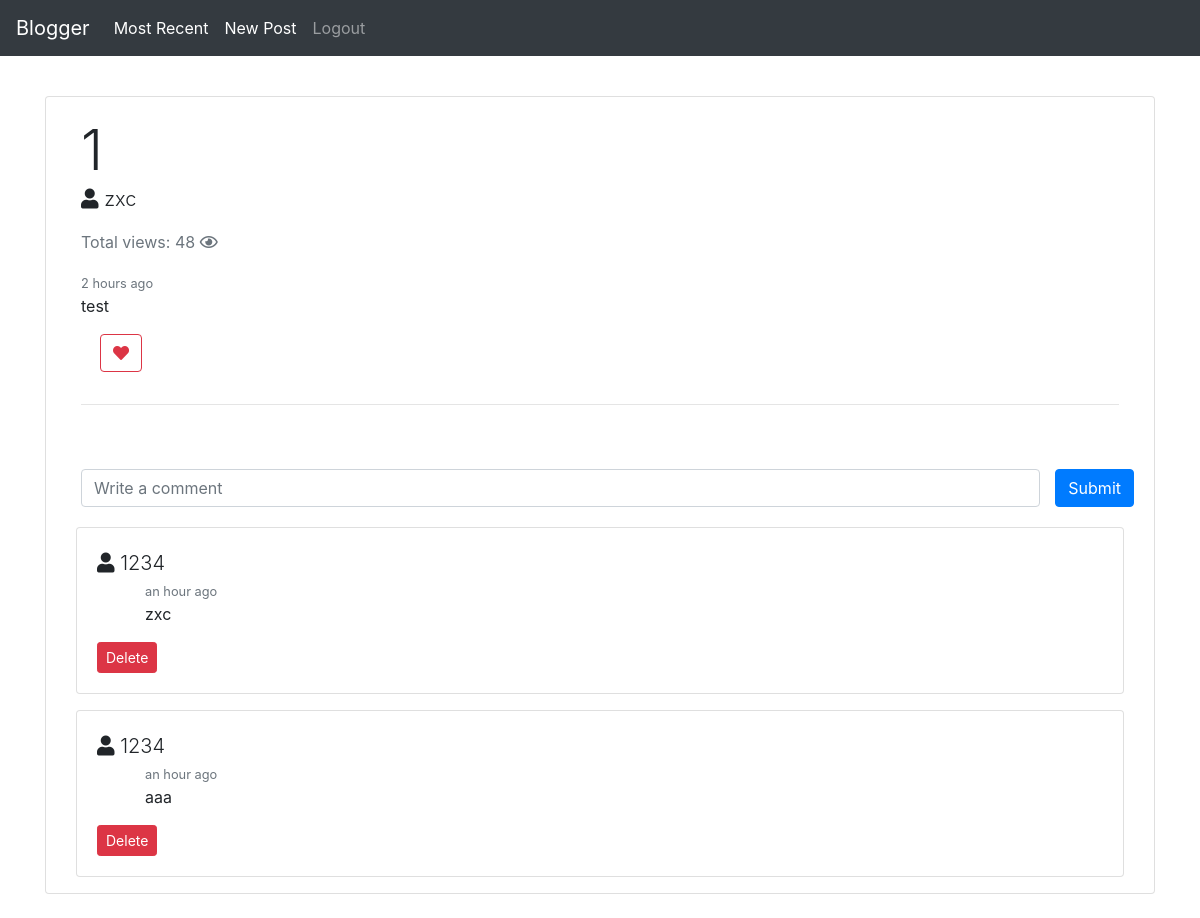
Screenshot of /post/1 (signed in) with the database file from the repository.
### app.py (models this page shows, shortened)
class Blog(db.Model):
    __tablename__ = "blogs"
    id = db.Column(db.Integer, primary_key=True)
    title = db.Column(db.String(200), nullable=False)
    content = db.Column(db.String, nullable=False)
    author = db.Column(db.String(20), nullable=False)
    user_id = db.Column(db.Integer, db.ForeignKey('users.id'))
    created = db.Column(db.DateTime(timezone=True), server_default=db.func.now())
    view_count = db.Column(db.Integer, default=0)

class User(UserMixin, db.Model):
    __tablename__ = "users"
    id = db.Column(db.Integer, primary_key=True)
    username = db.Column(db.String(100), nullable=False, unique=True)
    password = db.Column(db.String(100), nullable=False, unique=True)
    posts = db.relationship('Blog', backref = "user", lazy = True)
    likes_posts = db.relationship('Blog', secondary = "likes",backref = "likes", lazy = True)

class Comment(db.Model):
    id = db.Column(db.Integer, primary_key=True)
    content = db.Column(db.String, nullable=False)
    post_id = db.Column(db.Integer, nullable=False)
    author = db.Column(db.String(20), nullable=False)
    created = db.Column(db.DateTime(timezone=True), server_default=db.func.now())

### app.py (the view, shortened to what this page needs)
@app.route('/post/<id>', methods=['GET', 'POST'])
def crud_entry(id):
    print("id", id)
    action = request.args.get('action')
    comments = Comment.query.filter_by(post_id=id).all()
    post = Blog.query.get(id)
    post.view_count += 1
    db.session.add(post)
    db.session.commit()
    comment = Comment.query.get(id)
    return render_template("views/viewpost.html", post=post, comments=comments)
    return "You don't have permission to do that."

### app.py (called while the page is built)
@login_manager.user_loader
def load_user(user_id):
    return User.query.get(user_id)

### templates/views/viewpost.html (shortened to what this page needs)
{% include "/navbar.html" %}
<div class="container pt-5">
  <div class="pt-5">
    <div class="container card mb-4">
      <div class="card-body">
        <a class="display-4">{{ post.title }}</a>
        <p class="lead"><i class="fas fa-user"></i> {{ post.user.username }}</p>
        <p class="text-muted">
          Total views: {{post.view_count}} <i class="far fa-eye"></i>
        </p>
        <small class="text-muted">{{moment(post.created).fromNow()}}</small>
        <p class="card-text">{{ post.content }}</p>
        <div
          class="container d-flex justify-content-between pb-3 custom-button"
        >
          <div>
            {% if not post in current_user.likes_posts %}
            <form
              method="POST"
              action="{{url_for('crud_entry', id=post.id, action='like')}}"
            >
              <button type="submit" class="btn btn-outline-danger mx-1">
                <i class="far fa-heart"></i>
              </button>
            </form>
            {% else %}
            <form
              method="POST"
              action="{{url_for('crud_entry', id=post.id, action='unlike')}}"
            >
              <button type="submit" class="btn btn-outline-danger mx-1">
                <i class="fas fa-heart"></i>
              </button>
            </form>
            {% endif %}
          </div>
            {% if current_user.is_authenticated %}
        </div>
        <hr />
        <form
          class="pt-5"
          action="{{url_for('crud_entry', id=post.id, action='postcomment')}}"
          method="POST"
        >
          <div class="row">
            <div class="col">
              <input
                type="text"
                autocomplete="off"
                name="commentcontent"
                class="form-control"
                placeholder="Write a comment"
              />
            </div>
            <div>
              <button class="btn btn-primary">Submit</button>
            </div>
          </div>
        </form>
        {% endif %}
      </div>
      {% if comments%} {% for comment in comments %}
      <div class="container">
        <div class="card media mb-3">
          <div class="media-body card-body">
            <div class="lead">
              <i class="fas fa-user"></i> {{comment.author}}
            </div>
            <small class="text-muted media-text ml-5"
              >{{moment(comment.created).fromNow()}}</small
            >
            <p class="media-text ml-5">{{comment.content}}</p>
            {% if current_user.is_authenticated %} {% if comment.author ==
            current_user.username %}
            <form
              action="{{url_for('crud_entry', id=post.id, action='deletecomment')}}"
              method="POST"
            >
              <button
                type="submit"
                value="{{comment.id}}"
                name="commentid"
                class="btn btn-sm btn-danger"
              >
                Delete
              </button>
            </form>
            {% endif %} {% endif %}
          </div>
        </div>
      </div>
      {% endfor %} {% endif %}
    </div>
  </div>
</div>
{% include "/footer.html" %}

### rows the page displays
Blog: title "1", view_count "48", created "2 hours ago", content "test"
User: user.username "zxc"
Comment: author "1234", created "an hour ago", content "zxc", {{ comment.id }} 1 (drawn)
Comment: author "1234", created "an hour ago", content "aaa", {{ comment.id }} 2 (drawn)
